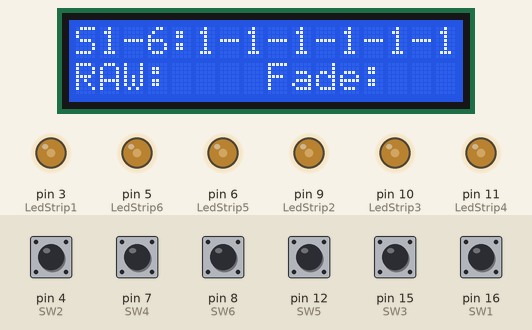
A sketch run on a simulated Arduino Uno, built with avr-gcc and run on an emulated ATmega328P. Parts: 16×2 character LCD, output pins drawn as LEDs (lit = HIGH). The inputs (shaded band) are chosen by the test bench; at power-on: pin 4 (SW2), pin 7 (SW4), pin 8 (SW6), pin 12 (SW5), pin 15 (SW3), pin 16 (SW1) HIGH.

Above: at 1.3 s.
1.4 s: pin 4 (SW2) pulled LOW for 1 s
At 2.47 s:
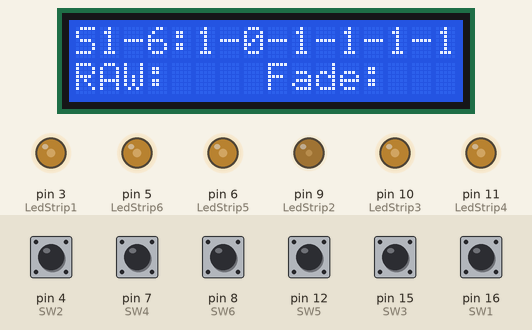
4.4 s: pin 7 (SW4) pulled LOW for 1 s
At 5.46 s:
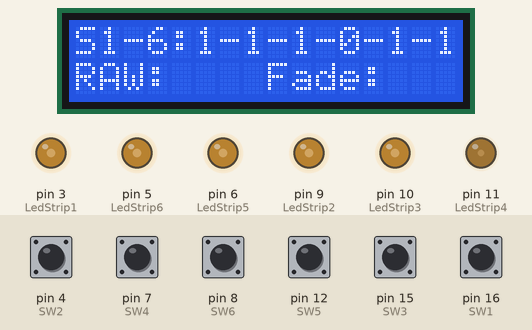
7.4 s: pin 8 (SW6) pulled LOW for 1 s
At 8.45 s:
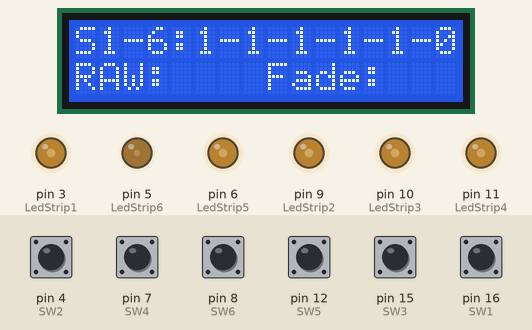
10.4 s: pin 12 (SW5) pulled LOW for 1 s
At 11.46 s:
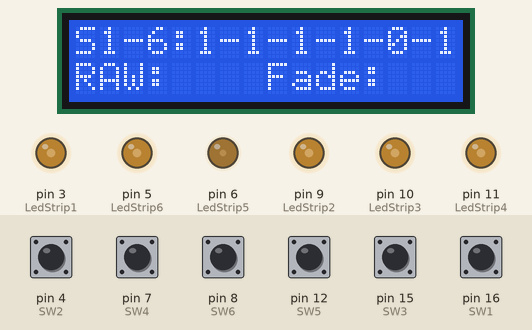
13.4 s: pin 15 (SW3) pulled LOW for 1 s
At 14.46 s:
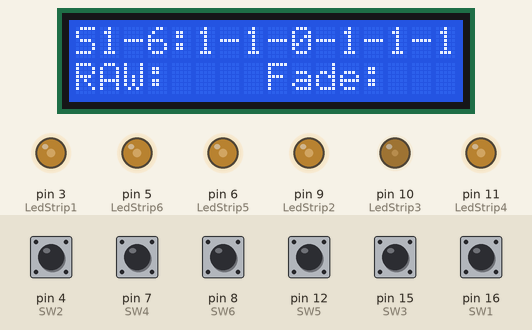
16.4 s: pin 16 (SW1) pulled LOW for 1 s
At 17.46 s:
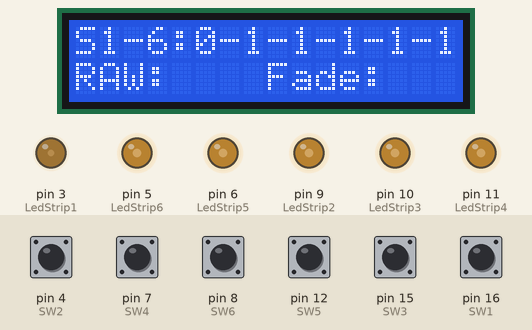
Timing chart, 0 to 19.9 s (numbered marks = the images above; inputs shaded):
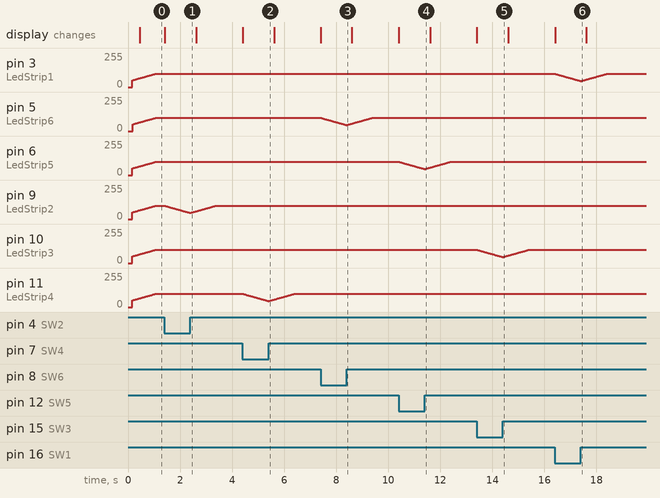

The sketch:

DoorOpen_light_control_6_ports.ino
```cpp
/*
 *  Door Light Control 6 Ports
 *
 *  version 1.0
 *
 * Work on ATmega328 (16MHz internal)
 *
 */
 #include <Wire.h>
#include <LiquidCrystal_I2C.h> // https://github.com/marcoschwartz/LiquidCrystal_I2C

LiquidCrystal_I2C lcd(0x27,16,2);  // set the LCD address to 0x27 for a 16 chars and 2 line display

// Switches (ON/OFF Sensors + Opto resistor for power of light reduce)
int SW1 = 16;  // 8;           // PC0
int SW2 = 4;   //7;           // PC2
int SW3 = 15;  //4          // PC2
int SW4 = 7;   //14;           // PC2
int SW5 = 12;  //15;           // PC2
int SW6 = 8;   //16;           // PC2

// LED Strips
int LedStrip1 = 3; //11;    // PB2
int LedStrip2 = 9; //10;   // PB3
int LedStrip3 = 10; //9;   // PB3
int LedStrip4 = 11; //6;   // PB3
int LedStrip5 = 6; //5;   // PB3
int LedStrip6 = 5; //3;   // PB3


// common variables
int fadeValue1 = 50; // default current fade for strip
int fadeValue2 = 50;
int fadeValue3 = 50;
int fadeValue4 = 50;
int fadeValue5 = 50;
int fadeValue6 = 50;
int maxFade = 100;  //default max fade

int ReadSW1 = 0;
int ReadSW2 = 0;
int ReadSW3 = 0;
int ReadSW4 = 0;
int ReadSW5 = 0;
int ReadSW6 = 0;

void setup() {
  // put your setup code here, to run once:
  pinMode(SW1, INPUT);
  pinMode(SW2, INPUT);
  pinMode(SW3, INPUT);
  pinMode(SW4, INPUT);
  pinMode(SW5, INPUT);
  pinMode(SW6, INPUT);
  pinMode(LedStrip1, OUTPUT);
  pinMode(LedStrip2, OUTPUT);
  pinMode(LedStrip3, OUTPUT);
  pinMode(LedStrip4, OUTPUT);
  pinMode(LedStrip5, OUTPUT);
  pinMode(LedStrip6, OUTPUT);

  Serial.begin(9600);
  while (!Serial) {
    ; // wait for serial port to connect. Needed for Leonardo only
  }

  lcd.init();                      // initialize the lcd
  lcd.init();
  // backlight is ON
  lcd.backlight();
  lcd.setCursor(0,0);
  lcd.print("S1-6: - - - - - ");
  lcd.setCursor(0,1);
  lcd.print("RAW:    Fade:   ");

}

int setPWMLevel(int sw, int LedStrip, int fadeValue, int maxFade, int channel)
{
  int ReadSW = digitalRead(sw); // read door switch
  delay(1);

  if ( ReadSW == 1 and fadeValue < maxFade )
  {
    fadeValue++;
    analogWrite(LedStrip, fadeValue);
  }
  else if  ( ReadSW == 1 and fadeValue > maxFade )
  {
    fadeValue--;
    analogWrite(LedStrip, fadeValue);
  }
  else if ( ReadSW == 0 and fadeValue > 0 )
  {
    fadeValue--;
    analogWrite(LedStrip, fadeValue);
  }

  switch (channel)
  {
    case 1:
      lcd.setCursor(5,0);
      break;
    case 2:
      lcd.setCursor(7,0);
      break;
    case 3:
      lcd.setCursor(9,0);
      break;
    case 4:
      lcd.setCursor(11,0);
      break;
    case 5:
      lcd.setCursor(13,0);
      break;
    case 6:
      lcd.setCursor(15,0);
      break;
  }
  //lcd.print("Sw1-6: - - - - - ");
  lcd.print(ReadSW);
/*
  Serial.print("func setPWMLevel: SwitchPort: ");
  Serial.print(sw);
  Serial.print(", LedStripPort: ");
  Serial.print(LedStrip);
  Serial.print(" SwitchStatus: ");
  Serial.print(ReadSW);
  Serial.print(", fadeValue: ");
  Serial.print(fadeValue);
  Serial.print(", maxFade: ");
  Serial.println(maxFade);
*/
  return fadeValue;
}

void loop() {
  // put your main code here, to run repeatedly:

//  digitalWrite(LedStrip1, digitalRead(SW1));
//  digitalWrite(LedStrip2, digitalRead(SW2));
//  digitalWrite(LedStrip3, digitalRead(SW3));
//  digitalWrite(LedStrip4, digitalRead(SW4));
//  digitalWrite(LedStrip5, digitalRead(SW5));
//  digitalWrite(LedStrip6, digitalRead(SW6));

delay(1);


  fadeValue1 = setPWMLevel(SW1, LedStrip1, fadeValue1, maxFade, 1);
  fadeValue2 = setPWMLevel(SW2, LedStrip2, fadeValue2, maxFade, 2);
  fadeValue3 = setPWMLevel(SW3, LedStrip3, fadeValue3, maxFade, 3);
  fadeValue4 = setPWMLevel(SW4, LedStrip4, fadeValue4, maxFade, 4);
  fadeValue5 = setPWMLevel(SW5, LedStrip5, fadeValue5, maxFade, 5);
  fadeValue6 = setPWMLevel(SW6, LedStrip6, fadeValue6, maxFade, 6);

}
```

Measured:
- after the input at 1.4 s, the display: changes at once (image 1)
- after the input at 4.4 s, the display: changes at once (image 2)
- after the input at 7.4 s, the display: changes at once (image 3)
- after the input at 10.4 s, the display: changes at once (image 4)
- after the input at 13.4 s, the display: changes at once (image 5)
- after the input at 16.4 s, the display: changes at once (image 6)
